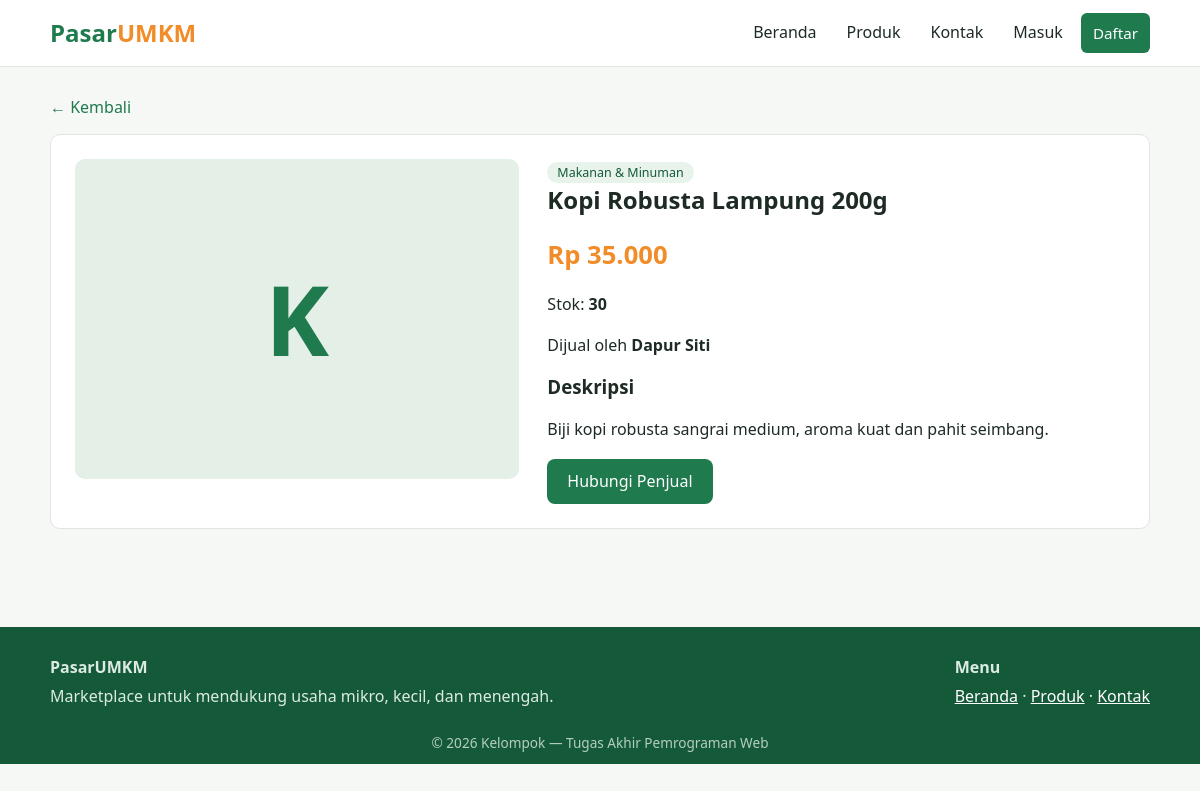
Page /detail_produk.php?id=2 on the committed database.
### tables this page shows
CREATE TABLE produk (
    id INT AUTO_INCREMENT PRIMARY KEY,
    penjual_id INT NOT NULL,
    kategori_id INT NOT NULL,
    nama VARCHAR(120) NOT NULL,
    deskripsi TEXT,
    harga INT NOT NULL,
    stok INT NOT NULL DEFAULT 0,
    created_at TIMESTAMP DEFAULT CURRENT_TIMESTAMP,
    FOREIGN KEY (penjual_id) REFERENCES users(id) ON DELETE CASCADE,
    FOREIGN KEY (kategori_id) REFERENCES kategori(id)
);

CREATE TABLE kategori (
    id INT AUTO_INCREMENT PRIMARY KEY,
    nama VARCHAR(60) NOT NULL
);

CREATE TABLE users (
    id INT AUTO_INCREMENT PRIMARY KEY,
    nama VARCHAR(100) NOT NULL,
    email VARCHAR(100) NOT NULL UNIQUE,
    password VARCHAR(255) NOT NULL,
    role ENUM('pembeli','penjual') NOT NULL DEFAULT 'pembeli',
    nama_toko VARCHAR(100) DEFAULT NULL,
    created_at TIMESTAMP DEFAULT CURRENT_TIMESTAMP
);

### includes/fungsi.php (called while the page is built, shortened)
<?php
function e($teks)
{
    return htmlspecialchars((string)$teks, ENT_QUOTES, 'UTF-8');
}
function rupiah($angka)
{
    return 'Rp ' . number_format((int)$angka, 0, ',', '.');
}

### detail_produk.php (the view, shortened to what this page needs)
<?php
include 'includes/header.php';
$id = (int)($_GET['id'] ?? 0);
$stmt = $koneksi->prepare(
    "SELECT p.*, k.nama AS kategori, u.nama AS penjual, u.nama_toko
     FROM produk p
     JOIN kategori k ON k.id = p.kategori_id
     JOIN users u ON u.id = p.penjual_id
     WHERE p.id = ?"
);
$stmt->bind_param('i', $id);
$stmt->execute();
$p = $stmt->get_result()->fetch_assoc();
?>
<?php if (!$p): ?>
    <div class="alert alert-error">Produk tidak ditemukan.</div>
    <a href="produk.php" class="btn btn-garis">Kembali ke Produk</a>
<?php else: ?>
    <a href="produk.php" class="kembali">&larr; Kembali</a>
    <section class="detail">
        <div class="detail-gambar"><?= e(mb_strtoupper(mb_substr($p['nama'], 0, 1))) ?></div>
        <div class="detail-info">
            <span class="label"><?= e($p['kategori']) ?></span>
            <h1><?= e($p['nama']) ?></h1>
            <p class="harga besar"><?= rupiah($p['harga']) ?></p>
            <p>Stok: <strong><?= (int)$p['stok'] ?></strong></p>
            <p>Dijual oleh <strong><?= e($p['nama_toko'] ?: $p['penjual']) ?></strong></p>
            <h3>Deskripsi</h3>
            <p><?= nl2br(e($p['deskripsi'])) ?></p>
            <a href="kontak.php" class="btn">Hubungi Penjual</a>
        </div>
    </section>
<?php endif; ?>
<?php include 'includes/footer.php'; ?>

### css/style.css (style rules this page uses)
:root { --hijau: #1f7a4d; --hijau-tua: #155a38; --oranye: #f28c28; --latar: #f6f8f5; --putih: #ffffff; --teks: #1d2b24; --abu: #6b7a72; --garis: #dfe6e1; --radius: 10px; }
* { box-sizing: border-box; }
body { margin: 0; font-family: "Segoe UI", Roboto, Arial, sans-serif; background: var(--latar); color: var(--teks); line-height: 1.6; }
h1, h2, h3 { line-height: 1.25; margin-top: 0; }
a { color: var(--hijau); }
.btn { display: inline-block; background: var(--hijau); color: #fff; border: 0; padding: 10px 20px; border-radius: 8px; font-size: 1rem; cursor: pointer; text-decoration: none; }
.kartu-gambar, .detail-gambar { background: #e3efe7; color: var(--hijau); font-size: 3rem; font-weight: 700; display: flex; align-items: center; justify-content: center; height: 150px; }
.harga { color: var(--oranye); font-weight: 700; margin: 0; }
.harga.besar { font-size: 1.6rem; }
.label { background: #e8f3ec; color: var(--hijau-tua); font-size: .78rem; padding: 2px 10px; border-radius: 20px; }
.kembali { display: inline-block; margin-bottom: 14px; text-decoration: none; }
.detail { display: grid; grid-template-columns: 1fr 1.3fr; gap: 28px; background: var(--putih); border: 1px solid var(--garis); border-radius: var(--radius); padding: 24px; }
.detail-gambar { height: 320px; font-size: 6rem; border-radius: var(--radius); }

### rows in the picture
produk: nama "K", kategori.nama "Makanan & Minuman", nama "Kopi Robusta Lampung 200g", harga "Rp 35.000", stok "30", penjual.nama_toko "Dapur Siti", deskripsi "Biji kopi robusta sangrai medium, aroma kuat dan pahit seimbang."

### other values in the picture
$label "Beranda Produk Kontak Masuk"
